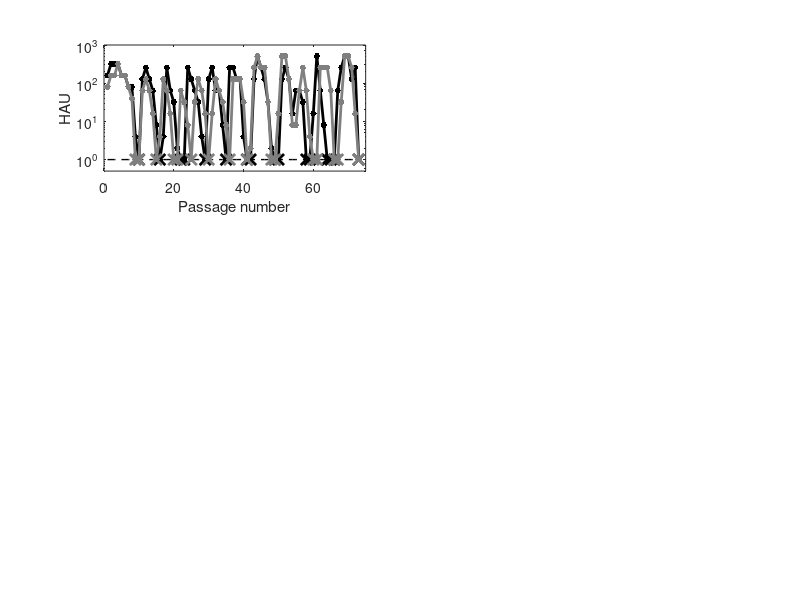

This chart was generated by the following MATLAB code: (Note: this script raises an error after producing the figure.)
% function void = main_plt_Figure1_passagestudy_2lines_051322(void)

% plot passage study lines 1,2: total particles/TCID50 over 73 passages

%%
clear all; close all; clc;

% save figure?
save_ans_Fig = 0;

figure_name = 'Figure5_passagestudy_2lines_MMmodels_070522';

fprintf('plotting two lines of passage study... \n\n');

color_violet=[169,90,161]/255;
color_lightblue=[133,192,249]/255;
color_orange = [245,121,58]/255;
color_palette = [color_lightblue; color_orange];

frac_spacing = 0.66;
frac_scaling = 0.27;

%%
% load data file (updated 09/10/19)
load('data/Brooke_lines1and2_thru_passage73.mat');
passages = 1:length(params.TCID50); % 73 passages

%%
HAU = params.HAU; % total particles
HAU_LOD = params.HAU_LOD; % 1 - limit of detection (LOD)
HAU_line1 = HAU(1,:);
HAU_line2 = HAU(2,:);

TCID50 = params.TCID50; % 26 - LOD for TCID50
TCID50_LOD= params.TCID50_LOD;
TCID50_line1=TCID50(1,:);
TCID50_line2=TCID50(2,:);

HAU_over_TCID50 = params.HAU./params.TCID50;

ind_HAU_lod_line1 = find(HAU_line1 == HAU_LOD);
ind_HAU_lod_line2 = find(HAU_line2 == HAU_LOD);
HAU_lod_pts_line1 = HAU_line1(ind_HAU_lod_line1);
HAU_lod_pts_line2 = HAU_line2(ind_HAU_lod_line2);

ind_TCID50_lod_line1 = find(TCID50_line1 == TCID50_LOD);
ind_TCID50_lod_line2 = find(TCID50_line2 == TCID50_LOD);
TCID50_lod_pts_line1 = TCID50_line1(ind_TCID50_lod_line1);
TCID50_lod_pts_line2 = TCID50_line2(ind_TCID50_lod_line2);

ind_HAU_TCID50_lod_line1 = [ind_HAU_lod_line1,ind_TCID50_lod_line1];
ind_HAU_TCID50_lod_line2 = [ind_HAU_lod_line2,ind_TCID50_lod_line2];

HAU_over_TCID50_line1 = HAU_line1./TCID50_line1;
HAU_over_TCID50_lod_pts_line1 = HAU_over_TCID50_line1(ind_HAU_TCID50_lod_line1);
HAU_over_TCID50_line2 = HAU_line2./TCID50_line2;
HAU_over_TCID50_lod_pts_line2 = HAU_over_TCID50_line2(ind_HAU_TCID50_lod_line2);

%% now load passage study - MM models
load('results/Results_passagestudy_MMmodels_070522.mat');

HAU_m7 = results.HAU_m7;
HAU_m8 = results.HAU_m8;

TCID50_m7 = results.TCID50_m7;
TCID50_m8 = results.TCID50_m8;



%% now plot things
f1 = figure(1); set(f1, 'Position', [100 500 800 650]);

%% passage study lines 1 and 2
figure(1)
subplot(3,2,1);
semilogy(passages,HAU_LOD*ones(size(passages)),'--k','LineWidth',1); hold on;
p(1)=semilogy(passages, HAU_line1, '.-','Color',[0 0 0],'MarkerSize',14,'LineWidth',2);hold on;
semilogy(ind_HAU_lod_line1, HAU_lod_pts_line2, 'x','Color',[0 0 0],'MarkerSize',8,'LineWidth',2);hold on;
p(2)=semilogy(passages, HAU_line2, '.-','Color',[0.5 0.5 0.5],'MarkerSize',14,'LineWidth',2);hold on;
semilogy(ind_HAU_lod_line2, HAU_lod_pts_line2, 'x','Color',[0.5 0.5 0.5],'MarkerSize',8,'LineWidth',2);hold on;
xlabel('Passage number'); ylabel('HAU');
axis([0 75 5*10^-1 10^3]);
f1=gca;
f1.LineWidth = 1;
f1.FontSize = 16;
f1.FontWeight = 'normal';
f1.FontName = 'Times';

legend(p,{'Line 1','Line 2'},'Location',[0.15, 0.888, .1, .04],'FontSize',10);
legend boxoff;

old_pos = get(f1, 'Position');
set(f1,'Position',[old_pos(1),frac_spacing,old_pos(3),frac_scaling]);
old_pos = get(f1, 'Position');

xticks([0:20:60]);
yticks([10^-1 10^0 10^1 10^2 10^3]);
set(f1,'xticklabel',{[]},'yticklabel',[{' '},{'10^{0}'},{'10^{1}'},{'10^{2}'},{'10^3'}]);

txt = {'A'};
text(0.025,1.05,txt,'Units','normalized','FontSize',14,'FontWeight','bold');

subplot(3,2,3);
semilogy(passages,TCID50_LOD*ones(size(passages)),'--k','MarkerSize',14,'LineWidth',0.5); hold on;
semilogy(passages, TCID50_line1, '.-','Color',[0 0 0],'MarkerSize',14,'LineWidth',2);hold on;
semilogy(ind_TCID50_lod_line1, TCID50_lod_pts_line1, 'x','Color',[0 0 0],'MarkerSize',8,'LineWidth',2);hold on;
semilogy(passages, TCID50_line2, '.-','Color',[0.5 0.5 0.5],'MarkerSize',14,'LineWidth',2);hold on;
semilogy(ind_TCID50_lod_line2, TCID50_lod_pts_line2, 'x','Color',[0.5 0.5 0.5],'MarkerSize',8,'LineWidth',2);hold on;
xlabel('Passage number'); ylabel('TCID_{50}');
axis([0 75 10^0 10^10]);
f1=gca;
f1.LineWidth = 1;
f1.FontSize = 16;
f1.FontWeight = 'normal';
f1.FontName = 'Times';

set(f1,'Position',[old_pos(1), old_pos(2)-frac_scaling, old_pos(3), old_pos(4)])
old_pos = get(f1, 'Position');

xticks([0:20:60]);
yticks([10^0 10^2 10^4 10^6 10^8 10^10]);
set(f1,'xticklabel',{[]},'yticklabel',[{' '},{''},{'10^{4}'},{''},{'10^8'},{' '}]);

txt = {'10^{0}'};
text(-0.1,0.04,txt,'Units','normalized',...
    'FontSize',16,'FontWeight','normal','FontName', 'Times');

subplot(3,2,5);
semilogy(passages, HAU_over_TCID50_line1, '.-','Color',[0 0 0],'MarkerSize',14,'LineWidth',2);hold on;
semilogy(ind_HAU_TCID50_lod_line1, HAU_over_TCID50_lod_pts_line1, 'x','Color',[0 0 0],'MarkerSize',8,'LineWidth',2);hold on;
semilogy(passages, HAU_over_TCID50_line2, '.-','Color',[0.5 0.5 0.5],'MarkerSize',14,'LineWidth',2);hold on;
semilogy(ind_HAU_TCID50_lod_line2, HAU_over_TCID50_lod_pts_line2, 'x','Color',[0.5 0.5 0.5],'MarkerSize',8,'LineWidth',2);hold on;
xlabel('Passage number'); ylabel('HAU/TCID_{50}');
axis([0 75 10^-8 10^1]);
f1=gca;
f1.LineWidth = 1;
f1.FontSize = 16;
f1.FontWeight = 'normal';
f1.FontName = 'Times';

xticks([0:20:60]);
yticks([10^-8 10^-6 10^-4 10^-2 10^0]);
set(f1,'yticklabel',[{'10^{-8}'},{''},{'10^{-4}'},{''},{'10^0'}]);

set(f1,'Position',[old_pos(1), old_pos(2)-frac_scaling, old_pos(3), old_pos(4)])
old_pos = get(f1, 'Position');


%% now plot models
subplot(3,2,2);
q(1) = semilogy(params.passages, HAU_m7*params.HAU_particles_factor, '.-','Color',color_palette(1,:),'MarkerSize',15,'LineWidth',2);hold on;
q(2) = semilogy(params.passages, HAU_m8*params.HAU_particles_factor, '.-','Color',color_palette(2,:),'MarkerSize',15,'LineWidth',2);hold on;
axis([0 75 5*10^5 10^10]);
xlabel('Passage Number'); ylabel('Particles');
f1=gca;
f1.LineWidth = 1;
f1.FontSize = 16;
f1.FontWeight = 'normal';
f1.FontName = 'Times';

legend(q,{'Frequency-independent','Frequency-dependent'},'Location',[0.62, 0.888, .1, .04],'FontSize',10);
legend boxoff;

old_pos = get(f1, 'Position');
set(f1,'Position',[old_pos(1),frac_spacing,old_pos(3),frac_scaling]);
old_pos = get(f1, 'Position');

xticks([0:20:60]);
yticks([10^6 10^7 10^8 10^9 10^10]);
set(f1,'xticklabel',{[]},'yticklabel',[{' '},{''},{'10^{8}'},{''},{'10^{10}'}]);

txt = {'10^{6}'};
text(-0.1,0.04,txt,'Units','normalized',...
    'FontSize',16,'FontWeight','normal','FontName', 'Times');

txt = {'B'};
text(0.025,1.05,txt,'Units','normalized','FontSize',14,'FontWeight','bold');


subplot(3,2,4);
semilogy(params.passages, TCID50_m7, '.-','Color',color_palette(1,:),'MarkerSize',15,'LineWidth',2);hold on
semilogy(params.passages, TCID50_m8, '.-','Color',color_palette(2,:),'MarkerSize',15,'LineWidth',2);hold on
axis([0 75 10^0 10^10]);
xlabel('Passage Number'); ylabel('TCID_{50}');
f1=gca;
f1.LineWidth = 1;
f1.FontSize = 16;
f1.FontWeight = 'normal';
f1.FontName = 'Times';

set(f1,'Position',[old_pos(1), old_pos(2)-frac_scaling, old_pos(3), old_pos(4)])
old_pos = get(f1, 'Position');

xticks([0:20:60]);
yticks([10^0 10^2 10^4 10^6 10^8 10^10]);
set(f1,'xticklabel',{[]},'yticklabel',[{' '},{''},{'10^{4}'},{''},{'10^{8}'}]);

txt = {'10^{0}'};
text(-0.1,0.04,txt,'Units','normalized',...
    'FontSize',16,'FontWeight','normal','FontName', 'Times');


subplot(3,2,6);
semilogy(params.passages, params.HAU_particles_factor*HAU_m7./TCID50_m7, '.-','Color',color_palette(1,:),'MarkerSize',15,'LineWidth',2);hold on;
semilogy(params.passages, params.HAU_particles_factor*HAU_m8./TCID50_m8, '.-','Color',color_palette(2,:),'MarkerSize',15,'LineWidth',2);hold on;
axis([0 75 10^0 10^9]);
xlabel('Passage Number'); ylabel('Particles/TCID_{50}');
f1=gca;
f1.LineWidth = 1;
f1.FontSize = 16;
f1.FontWeight = 'normal';
f1.FontName = 'Times';



set(f1,'Position',[old_pos(1), old_pos(2)-frac_scaling, old_pos(3), old_pos(4)])
old_pos = get(f1, 'Position');

xticks([0:20:60]);
yticks([10^0 10^2 10^4 10^6 10^8]);
set(f1,'yticklabel',[{'10^0'},{''},{'10^{4}'},{''},{'10^{8}'}]);




%
% xlabel('Passage Number'); ylabel('\mbox{HAU}/\mbox{TCID}$_{50}$','Interpreter','Latex');
% axis([0 75 10^-8 10^1]);
% f1=gca;
% f1.LineWidth = 1;
% f1.FontSize = 18;
% f1.FontWeight = 'normal';
% f1.FontName = 'Times';
%
% %%
% yticks([10^-8,10^-6,10^-4,10^-2,10^0]);
% set(f1,'yticklabel',[{'10^{-8}'},{'10^{-6}'},{'10^{-4}'},{'10^{-2}'},{'10^0'}]);
% % legend(g,{'Line 1','Line 2'},'FontSize',18,'Location','Northwest');
% legend(g,{'Line 1','Line 2'},'FontSize',18,'Position', [0.16 0.83 0.12 0.04]);
% % legend(this_p,{legend_char1,legend_char2,legend_char3}, 'Interpreter','Latex','Position', [0.22 0.92 0.098 0.04],'FontSize',9);
% legend boxoff



%% save figure??
if save_ans_Fig
    
    folder_location = './../Figures_ms_all/main/';
    saveas(f1,strcat(folder_location,figure_name),'epsc');
    
    fprintf('Figure saved:\n');
    fprintf(strcat(figure_name,'\n\n'));
    
    fprintf('Location:\n');
    fprintf(strcat(folder_location,'\n\n'));
    
else
    
    fprintf('Figure not saved.\n');
    
end